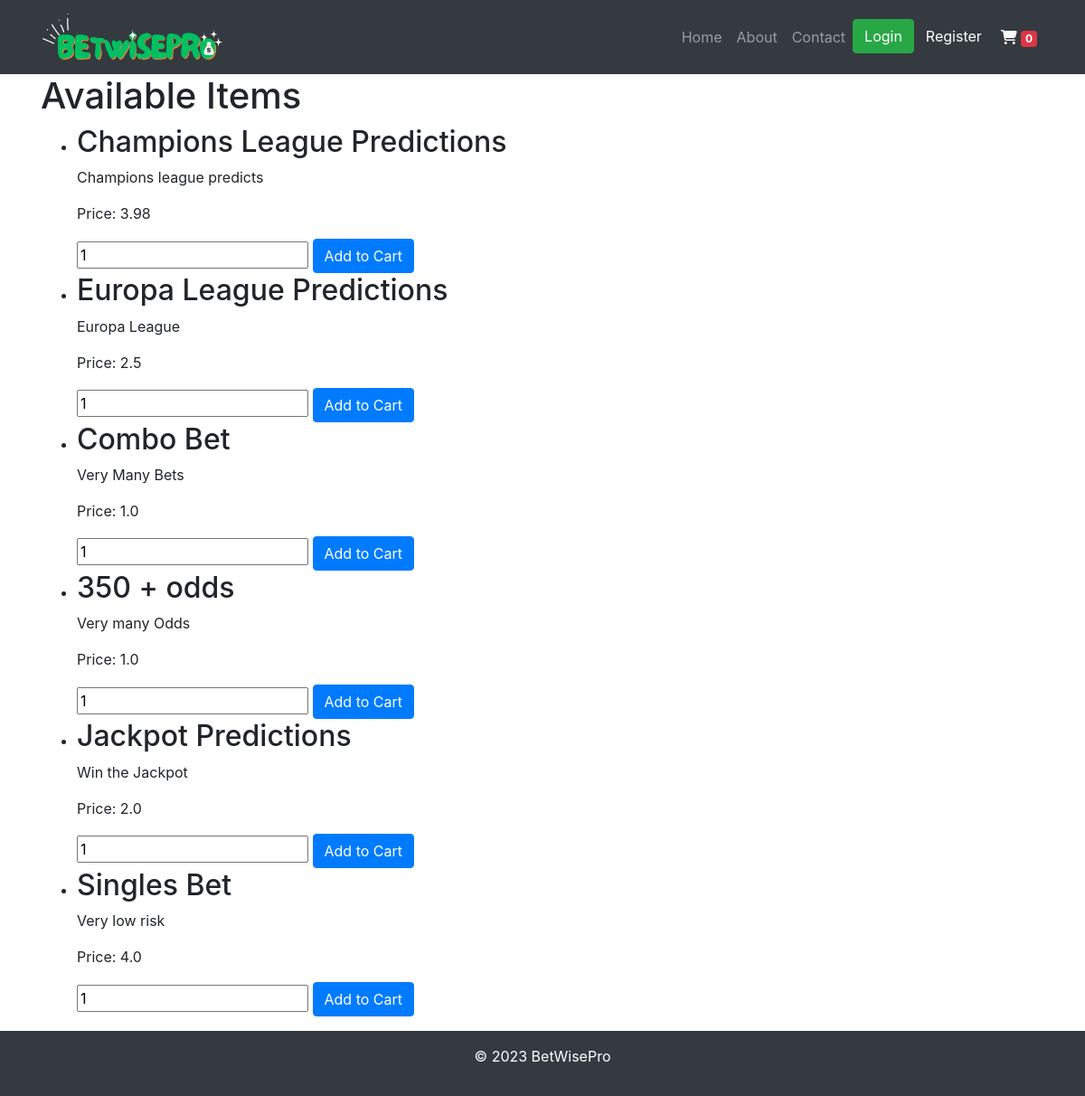
/items, run on the app's committed database.
### main.py (models this page shows)
class Item(db.Model):
    __tablename__ = 'items'
    id = db.Column(db.Integer, primary_key=True)
    name = db.Column(db.String(64), nullable=True)
    description = db.Column(db.String(256), nullable=True)
    odds = db.Column(db.String(256),nullable=True)
    price = db.Column(db.Float, nullable=True)
    detailed_description = db.Column(db.String(1000))
    img_url = db.Column(db.String(1000),nullable=True)
    cart_items = db.relationship('CartItem', backref='item', lazy='dynamic')

### main.py (the view)
@app.route('/items')
def item_list():
    items = Item.query.all()
    return render_template('item_list.html', items=items)

### templates/item_list.html (shortened to what this page needs)
{% extends 'base.html' %}
{% block content %}
    <h1>Available Items</h1>
    <ul>
        {% for item in items %}
            <li>
                <h2>{{ item.name }}</h2>
                <p>{{ item.description }}</p>
                <p>Price: {{ item.price }}</p>
                <form method="POST" action="{{ url_for('add_to_cart') }}">
                    <input type="number" name="quantity" value="1">
                    <button type="submit" class="btn btn-primary">Add to Cart</button>
                </form>
            </li>
        {% endfor %}
    </ul>
{% endblock %}

### templates/base.html (shortened to what this page needs)
<!DOCTYPE html>
<html lang="en">
<head>
    <link rel="stylesheet" href="https://cdn.jsdelivr.net/npm/bootstrap@4.0.0/dist/css/bootstrap.min.css">
    <link rel="stylesheet" href="{{ url_for('static', filename='css/styles.css') }}">
</head>
<body onload=" updateCartIcon(),updateCartIcon2()">
    {% include 'header.html' %}
    <div class="container">
        {% block content %}{% endblock %}
    </div>
    {% include 'footer.html' %}
    <script src="https://cdn.jsdelivr.net/npm/bootstrap@4.0.0/dist/js/bootstrap.min.js"></script>  </body>
    </html>

### templates/header.html (shortened to what this page needs)
<header>
    <nav class="navbar navbar-expand-lg navbar-dark bg-dark" id="navbarbig_screen">
      <div class="container">
        <a class="navbar-brand" href="{{ url_for('index') }}"><img class="logo"src="{{ url_for('static', filename='images/logo.PNG') }}"></a>
        <div class="collapse navbar-collapse" id="navbarNav">
          <ul class="navbar-nav ml-auto">
            <li class="nav-item">
              <a class="nav-link" href="{{ url_for('index') }}">Home</a>
            </li>
            <li class="nav-item">
              <a class="nav-link" href="#">About</a>
            </li>
            <li class="nav-item">
              <a class="nav-link" href="#">Contact</a>
            </li>
            {% if  not current_user.is_authenticated: %}
            <li class="nav-item">
              <button type="button" class="btn btn-success me-md-2"><a href="{{url_for('login')}}"style="text-decoration:none;color:white;">Login</a></button>
            </li>
            <li class="nav-item">
              <button type="button" class="btn btn-dark me-md-2"><a href="{{url_for('register')}}" style="text-decoration:none;color:white;">Register</a></button>
            </li>
            {% endif %}
            <li class="nav-item">
              <a class="nav-link" href="{{ url_for('cart') }}" id="cart-icon" role="button"  aria-expanded="false" style="color:white;">
                <i class="fas fa-shopping-cart"></i>
                <span class="badge bg-danger" id="cart-count">0</span>
              </a>
            </li>
          </ul>
        </div>
      </div>
    </nav>
  </header>

### templates/footer.html
<footer class="bg-dark">
    <div class="container py-3">
        <p class="text-center" style="color:white;">&copy; 2023 BetWisePro</p>
    </div>
</footer>

### static/css/styles.css (style rules this page uses)
button a { text-decoration: none; }
.logo { height:20%; width:60%; }
.navbar-brand { margin-right: 0px; }

### data on the page
Item: name "Champions League Predictions", description "Champions league predicts", price "3.98"
Item: name "Europa League Predictions", description "Europa League", price "2.5"
Item: name "Combo Bet", description "Very Many Bets", price "1.0"
Item: name "350 + odds", description "Very many Odds", price "1.0"
Item: name "Jackpot Predictions", description "Win the Jackpot", price "2.0"
Item: name "Singles Bet", description "Very low risk", price "4.0"
